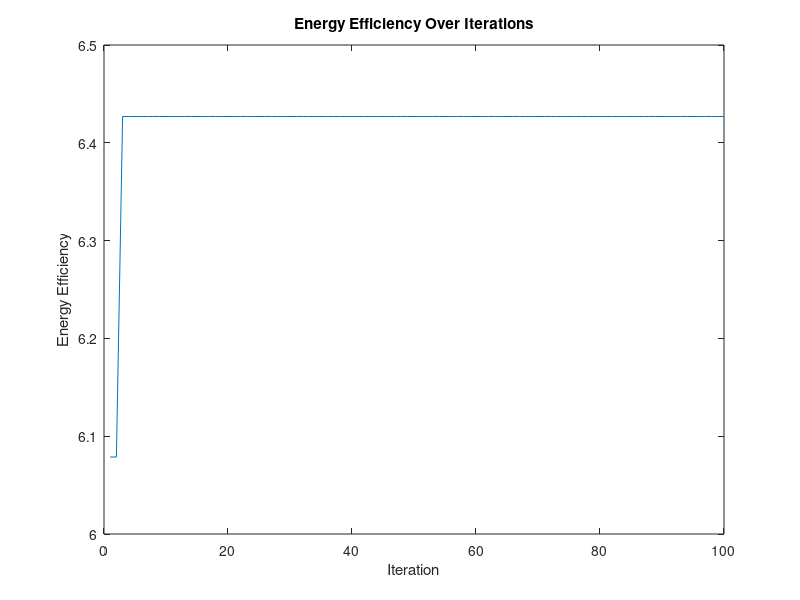

The MATLAB source for this figure:
function main
    % Simulation parameters
    numAPs = 20;  % Increased number of Access Points for more complexity
    numUEs = 50; % Increased number of User Equipments for more realistic simulation
    maxIterations = 100;

    % Initialize random system parameters
    powerAPs = 10 * rand(numAPs, 1) + 1; % Ensuring non-zero initial power for all APs
    bandwidths = randi([10, 50], numAPs, 1); % Wider range and higher bandwidths for more realistic scenario
    userRequirements = randi([1, 10], numUEs, 1); % Increased range for user requirements

    % Random channel gains matrix expanded for more APs and UEs
    channelGains = rand(numAPs, numUEs);

    % Array to store energy efficiency for each iteration
    energyEfficiency = zeros(maxIterations, 1);
    bestEfficiency = 0; % Best efficiency found during the simulation

    % Begin optimization
    for i = 1:maxIterations
        [powerAllocation, subcarrierAllocation] = allocateResources(powerAPs, bandwidths, userRequirements, channelGains);
        currentEE = evaluateEnergyEfficiency(powerAllocation, channelGains, powerAPs);

        % Update the best efficiency found and keep best allocations
        if currentEE > bestEfficiency
            bestEfficiency = currentEE;
            bestPowerAllocation = powerAllocation;
            bestSubcarrierAllocation = subcarrierAllocation;
        end
        
        energyEfficiency(i) = bestEfficiency;

        % Update resources based on the best allocations found
        [powerAPs, bandwidths] = updateNetworkResources(bestPowerAllocation, bestSubcarrierAllocation, powerAPs, bandwidths);
    end

    % Output results
    disp('Simulation completed.');
    figure; plot(1:maxIterations, energyEfficiency);
    title('Energy Efficiency Over Iterations'); xlabel('Iteration'); ylabel('Energy Efficiency');
    disp('Final Energy Efficiency Metrics:');
    disp(energyEfficiency);
end

function [powerAllocation, subcarrierAllocation] = allocateResources(powerAPs, bandwidths, userRequirements, channelGains)
    numAPs = length(powerAPs);
    numUEs = length(userRequirements);
    powerAllocation = zeros(numAPs, numUEs);
    subcarrierAllocation = zeros(numAPs, numUEs);

    % Simplified allocation still assumes random allocation
    for ap = 1:numAPs
        for ue = 1:numUEs
            if rand > 0.5
                powerAllocation(ap, ue) = rand * powerAPs(ap);
                subcarrierAllocation(ap, ue) = bandwidths(ap);
            end
        end
    end
end

function ee = evaluateEnergyEfficiency(powerAllocation, channelGains, powerAPs)
    effectivePower = sum(sum(powerAllocation .* channelGains));
    totalPower = sum(powerAPs);
    ee = max(0, effectivePower / totalPower); % Prevent negative efficiency
end

function [newPowerAPs, newBandwidths] = updateNetworkResources(powerAllocation, subcarrierAllocation, powerAPs, bandwidths)
    powerUsed = sum(powerAllocation, 2);
    newPowerAPs = max(0, powerAPs - 0.05 * powerUsed); % Gradual reduction to avoid rapid resource depletion
    bandwidthUsed = sum(subcarrierAllocation, 2);
    newBandwidths = max(0, bandwidths - 0.05 * bandwidthUsed);
end
